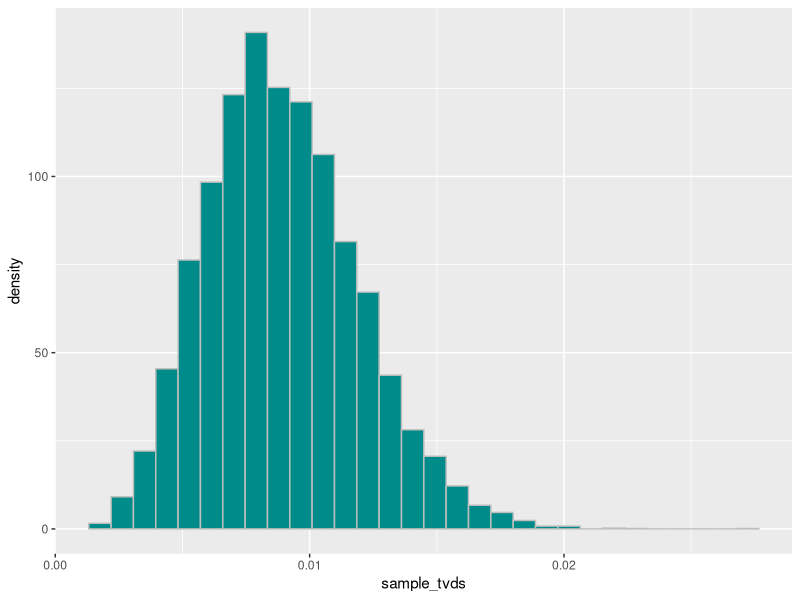
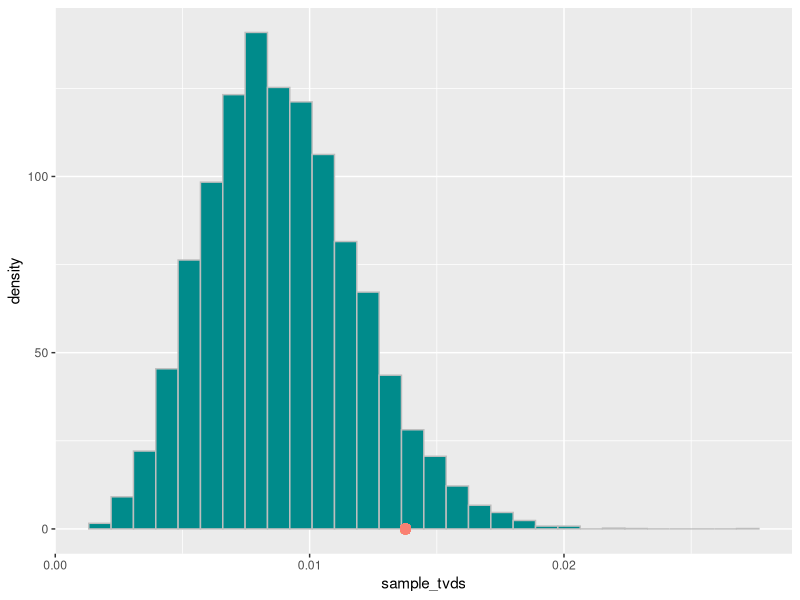
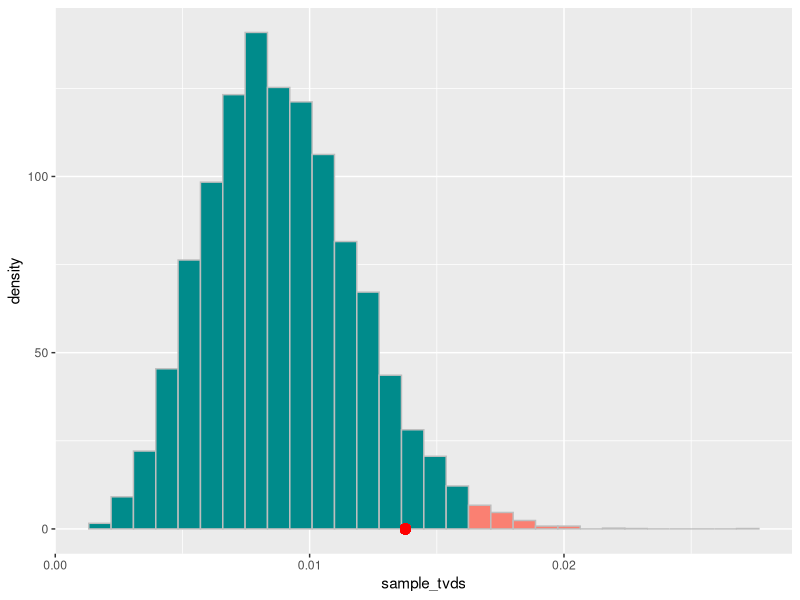
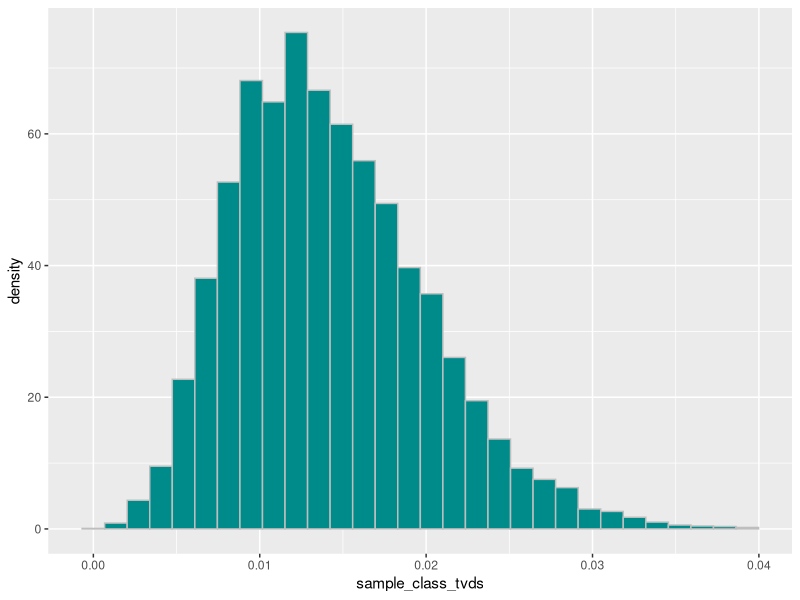
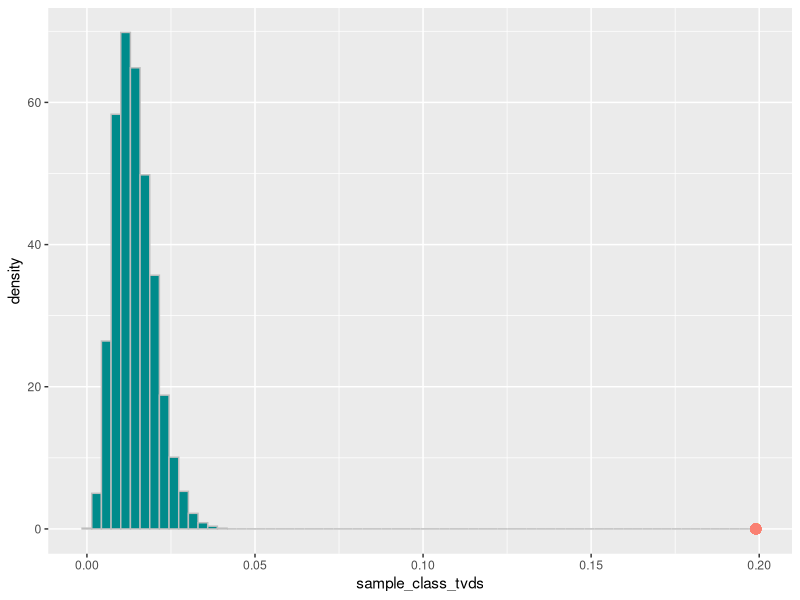
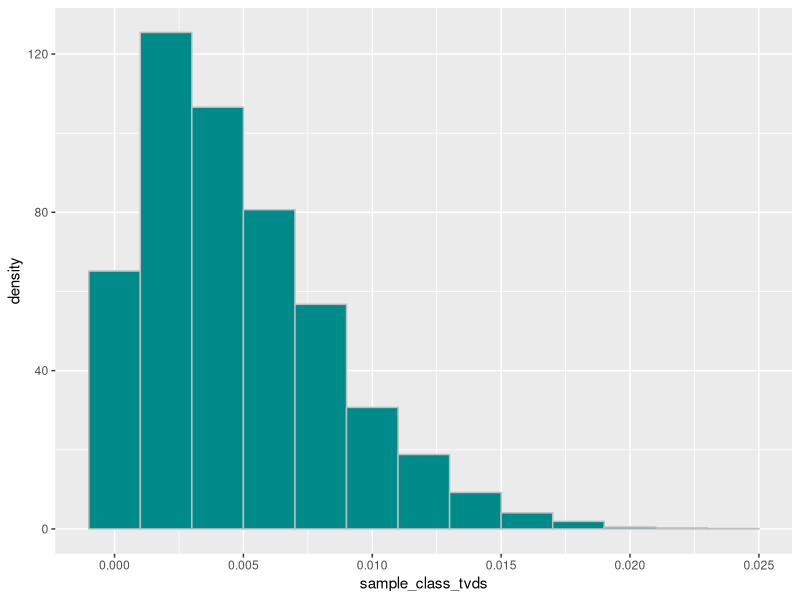
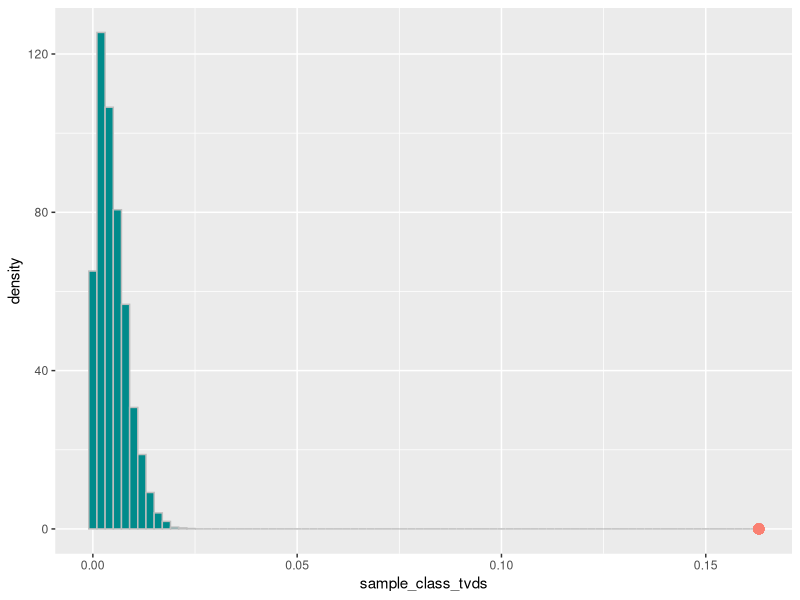

Write R code to recreate these figures, in order. (Note: this script raises an error after producing the figures.)
## ---- chunk 1
face_counts <- c(1620, 1618, 1633, 1658, 1802, 1669)
face_counts
## ---- chunk 2
empirical <- face_counts / 10000
empirical
## ---- chunk 3
abs(empirical - 1/6)
## ---- chunk 4
observed_tvd <- sum(abs(empirical - 1/6)) * 1/2
observed_tvd
## ---- chunk 5
library(tidyverse)
## ---- chunk 6
fair_coin <- c(1/2, 1/2)
sample_vector <- rmultinom(n = 1, size = 100, prob = fair_coin)
sample_vector
## ---- chunk 7
sample_vector / 100
## ---- chunk 8
fair_die_probs <- rep(1/6, 6)
sample_vector <- rmultinom(n = 1, size = 10000, prob = fair_die_probs) / 10000
sample_vector
## ---- chunk 9
sum(abs(sample_vector - fair_die_probs)) / 2
## ---- chunk 10
one_simulated_tvd <- function(x) {
  fair_die_probs <- rep(1/6, 6)
  sample_vector <- rmultinom(n = 1, size = 10000, prob = fair_die_probs) / 10000
  return(sum(abs(sample_vector - fair_die_probs)) / 2)
}
## ---- chunk 11
num_repetitions <- 10000
sample_tvds <- map_dbl(1:num_repetitions, one_simulated_tvd)
## ---- chunk 12
max(sample_tvds)
## ---- chunk 13
ggplot(tibble(sample_tvds)) +
  geom_histogram(aes(x = sample_tvds, y = ..density..), fill = "darkcyan", color = 'gray')
## ---- chunk 14
ggplot(tibble(sample_tvds)) +
  geom_histogram(aes(x = sample_tvds, y = ..density..), fill = "darkcyan", color = 'gray') +
  geom_point(aes(x = observed_tvd, y = 0), size = 3, color = "salmon")
## ---- chunk 15
sum(sample_tvds >= observed_tvd) / length(sample_tvds)
## ---- chunk 16
colors <- c(rep("darkcyan",17), rep("salmon",13))

ggplot(tibble(sample_tvds)) +
  geom_histogram(aes(x = sample_tvds, y = ..density..), fill = colors, color = 'gray') +
  geom_point(aes(x = observed_tvd, y = 0), size = 3, color = "red")
## ---- chunk 17
library(tidyverse)
## ---- chunk 18
class_props <- tribble(~Race, ~Harvard, ~Almanac,
                             "White", 46.1, 63.6, 
                             "Black", 14.7, 11.5,
                             "Hispanic", 12.7, 12.3,
                             "Asian", 24.4, 8.1,
                             "Other", 2.1, 4.5)
class_props
## ---- chunk 19
class_props <- class_props %>% 
  mutate(Harvard = Harvard / 100,
         Almanac = Almanac / 100)
class_props
## ---- chunk 20
compute_tvd <- function(x, y) {
  return(sum(abs(x - y)) / 2)
}
## ---- chunk 21
harvard_diff <- compute_tvd(pull(class_props, Harvard), pull(class_props, Almanac))
harvard_diff
## ---- chunk 22
sample_vector <- rmultinom(n=1, size=2015, prob = pull(class_props, Almanac)) / 2015
sample_vector
## ---- chunk 23
compute_tvd(sample_vector, pull(class_props, Almanac))
## ---- chunk 24
one_simulated_class <- function(x, props) {
  sample_vector <- rmultinom(n=1, size=2015, prob = pull(props, Almanac)) / 2015
  return(compute_tvd(sample_vector, pull(props, Almanac)))
}
## ---- chunk 25
num_repetitions <- 10000
sample_class_tvds <- map_dbl(1:num_repetitions, one_simulated_class, props = class_props)
## ---- chunk 26
ggplot(tibble(sample_class_tvds)) +
  geom_histogram(aes(x = sample_class_tvds, y = ..density..), 
                 bins = 30, fill = "darkcyan", color = 'gray')
## ---- chunk 27
ggplot(tibble(sample_class_tvds)) +
  geom_histogram(aes(x = sample_class_tvds, y = ..density..), 
                 bins = 70, fill = "darkcyan", color = 'gray') +
  geom_point(aes(x = harvard_diff, y = 0), size = 3, color = "salmon")
## ---- chunk 28
class_props_asian <- tribble(~Race, ~Harvard, ~Almanac,
                             "Asian", 24.4, 8.1,
                             "Other", 75.6, 91.9)
class_props_asian
## ---- chunk 29
class_props_asian <- class_props_asian %>% 
  mutate(Harvard = Harvard / 100,
         Almanac = Almanac / 100)
class_props_asian
## ---- chunk 30
harvard_diff <- compute_tvd(pull(class_props_asian, Harvard), pull(class_props_asian, Almanac))
harvard_diff
## ---- chunk 31
num_repetitions <- 10000
sample_class_tvds <- map_dbl(1:num_repetitions, one_simulated_class, props = class_props_asian)
## ---- chunk 32
ggplot(tibble(sample_class_tvds)) +
  geom_histogram(aes(x = sample_class_tvds, y = ..density..), 
                 binwidth=0.002, fill = "darkcyan", color = 'gray')
## ---- chunk 33
ggplot(tibble(sample_class_tvds)) +
  geom_histogram(aes(x = sample_class_tvds, y = ..density..), 
                 binwidth=0.002, fill = "darkcyan", color = 'gray') +
  geom_point(aes(x = harvard_diff, y = 0), size = 3, color = "salmon")
## ---- chunk 34
library(tidyverse)
## ---- chunk 35
set.seed(1)
## ---- chunk 36
csc <- read_csv("data/csc_labs.csv")
csc
## ---- chunk 37
lab_stats <- csc %>%
  group_by(section) %>%
  summarize(midterm_avg = mean(midterm),
            count = n())
lab_stats
## ---- chunk 38
observed_statistic <- 68.56
## ---- chunk 39
random_sample <- csc220 %>%
  select(midterm) %>%
  slice_sample(n = 9, replace = FALSE)
random_sample
## ---- chunk 40
mean(pull(random_sample, midterm))
## ---- chunk 41
one_simulated_mean <- function(x) {
  random_sample <- csc220 %>%
    select(midterm) %>%
    slice_sample(n = 9, replace = FALSE)
  return(mean(pull(random_sample, midterm)))
}
## ---- chunk 42
num_repetitions <- 10000
sample_means <- map_dbl(1:num_repetitions, one_simulated_mean)
## ---- chunk 43
ggplot(tibble(sample_means)) +
  geom_histogram(aes(x = sample_means, y = ..density..), 
                 bins = 15, fill = "darkcyan", color = 'gray')
## ---- chunk 44
ggplot(tibble(sample_means)) +
  geom_histogram(aes(x = sample_means, y = ..density..), 
                 bins = 15, fill = "darkcyan", color = 'gray') + 
  geom_point(aes(x = observed_statistic, y = 0), size = 3, color = "salmon")
## ---- chunk 45
sorted_samples <- sort(sample_means)
sorted_samples[length(sorted_samples)*0.1]
## ---- chunk 46
colors <- c(rep("salmon",6), rep("darkcyan",9))

ggplot(tibble(sample_means)) +
  geom_histogram(aes(x = sample_means, y = ..density..), bins = 15,
                 fill = colors, color = 'gray') +
  geom_point(aes(x = sorted_samples[length(sorted_samples)*0.1], y = 0), size = 3, color = "red")
## ---- chunk 47
sorted_samples[length(sorted_samples)*0.05]
## ---- chunk 48
colors <- c(rep("salmon",5), rep("darkcyan",10))

ggplot(tibble(sample_means)) +
  geom_histogram(aes(x = sample_means, y = ..density..), bins = 15,
                 fill = colors, color = 'gray') +
  geom_point(aes(x = sorted_samples[length(sorted_samples)*0.05], y = 0), size = 3, color = "red")
## ---- chunk 49
colors <- c(rep("salmon",6), rep("darkcyan",9))

ggplot(tibble(sample_means)) +
  geom_histogram(aes(x = sample_means, y = ..density..), bins = 15,
                 fill = colors, color = 'gray') +
  geom_point(aes(x = observed_statistic, y = 0), size = 3, color = "red")
## ---- chunk 50
sum(sample_means <= observed_statistic) / num_repetitions
## ---- chunk 51
library(tidyverse)
## ---- chunk 52
finals <- read_csv("data/final_exams.csv")
finals
## ---- chunk 53
finals %>%
  group_by(class) %>%
  count()
## ---- chunk 54
ggplot(finals) + 
  geom_histogram(aes(x = grade, y = ..density.., fill = class),
                 bins = 10, color = "gray",
                 alpha = 0.7, position = "identity")
## ---- chunk 55
finalsA <- finals %>%
  filter(class == 'A') %>% pull(grade)
finalsB <- finals %>%
  filter(class == 'B') %>% pull(grade)
## ---- chunk 56
observed_statistic <- mean(finalsB) - mean(finalsA)
observed_statistic
## ---- chunk 57
mean_diff <- function(a, b) {
  return(mean(a) - mean(b))
}
## ---- chunk 58
mean_diff(finalsB, finalsA)
## ---- chunk 59
1:10
## ---- chunk 60
shuffled <- sample(1:10)
shuffled
## ---- chunk 61
shuffled[1:5]  # shuffled group A
shuffled[6:10] # shuffled group B
## ---- chunk 62
one_difference <- function(a, b, compute_statistic) {
  pot <- c(a, b)
  sample_indices <- sample(1 : length(pot))
  shuffled_a <- pot[sample_indices[1 : length(a)]]
  shuffled_b <- pot[sample_indices[(length(a) + 1) : length(pot)]]
  return(compute_statistic(shuffled_a, shuffled_b))
}
## ---- chunk 63
differences <- replicate(n = 10000, one_difference(finalsA, finalsB, mean_diff))
## ---- chunk 64
ggplot(tibble(differences)) + 
  geom_histogram(aes(x = differences, y = ..density..), 
                 col="grey", fill = "darkcyan", bins = 20) +
  geom_point(aes(x = observed_statistic, y = 0), color = "salmon", size = 3)
## ---- chunk 65
sum(differences >= observed_statistic) / 10000
## ---- chunk 66
ncaa_with_yards <- read_csv("data/ncaa-receivers-2005-2011.csv") %>%
  select(Yards, Year) %>%
  mutate(league = "NCAA")
nfl_with_yards <- read_csv("data/nfl_receivers.csv") %>% 
  select(Yds, Year) %>%
  rename(Yards = Yds) %>%
  mutate(league = "NFL")
## ---- chunk 67
ncaa_with_yards <- ncaa_with_yards %>%
  filter(Year == 2011)
nfl_with_yards <- nfl_with_yards %>%
  filter(Year == 2019 | Year == 2018)
## ---- chunk 68
all_yards <- bind_rows(ncaa_with_yards, nfl_with_yards)
## ---- chunk 69
all_yards %>%
  group_by(league) %>%
  count()
## ---- chunk 70
ggplot(all_yards) + 
  geom_histogram(aes(x = Yards, y = ..density.., fill = league),
                 bins = 30, color = "gray",
                 alpha = 0.7, position = "identity")
## ---- chunk 71
mean_abs_diff <- function(a, b) {
  return(abs(mean(a) - mean(b)))
}
## ---- chunk 72
ncaa_yardage <- ncaa_with_yards %>% pull(Yards)
nfl_yardage <- nfl_with_yards %>% pull(Yards)
## ---- chunk 73
observed_statistic <- mean_abs_diff(ncaa_yardage, nfl_yardage)
observed_statistic
## ---- chunk 74
differences <- replicate(n = 10000, one_difference(ncaa_yardage, nfl_yardage, mean_abs_diff))
## ---- chunk 75
ggplot(tibble(differences)) + 
  geom_histogram(aes(x = differences, y = ..density..), 
                 col="grey", fill = "darkcyan", bins = 15) +
  geom_point(aes(x = observed_statistic, y = 0), color = "salmon", size = 3)
## ---- chunk 76
sum(differences >= observed_statistic) / 10000
